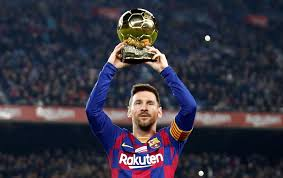
#> input picture Resim_aktarma/images.jpeg, 283 x 178 px, given in place of foto1.png, which was not available
$ python histogram.py
#> lines starting #> are read from the running program, lines starting #| are printed output that depends on the picture; pictures that were not available may be replaced by others from this repository, and a replacement may not be noted
import cv2
import numpy as np
import matplotlib.pyplot as plt

# resmi içe aktarma
img = cv2.imread(r"C:\Users\MUSA\Desktop\OpenCV\Histogram\foto1.png")
#> img is the input picture: shape (178, 283, 3); mean B, G, R 64.7, 51.2, 53.2
img_vis = cv2.cvtColor(img, cv2.COLOR_BGR2RGB)
plt.figure()
plt.imshow(img_vis)

print(img.shape)
#| (178, 283, 3)

img_hist = cv2.calcHist([img], channels = [0], mask = None, histSize = [256], ranges = [0,256])
#> img_hist = 256 values, max 1201 at index 50, min 4 at index 247, mean 196.8
print(img_hist.shape)
#| (256, 1)
plt.figure()
plt.plot(img_hist)

color = ("b","g","r")
plt.figure()
for i, c in enumerate(color):
    hist = cv2.calcHist([img], channels=[i], mask = None, histSize = [256], ranges = [0,256])
    plt.plot(hist, color = c)

#
golden_gate = cv2.imread(r"C:\Users\MUSA\Desktop\OpenCV\Histogram\goldengate.jpeg")
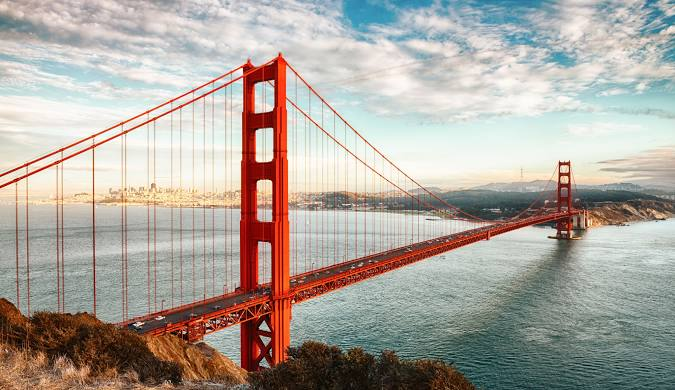
#> input picture Histogram/goldengate.jpeg, 675 x 390 px, found by its file name
#> golden_gate is the input picture: shape (390, 675, 3); mean B, G, R 157.7, 165.7, 172.9
golden_gate_vis = cv2.cvtColor(golden_gate, cv2.COLOR_BGR2RGB)
plt.figure()
plt.imshow(golden_gate_vis)

print(golden_gate.shape)
#| (390, 675, 3)

mask = np.zeros(golden_gate.shape[:2], np.uint8)
plt.figure()
plt.imshow(mask, cmap="gray")

mask[250:350, 100:200] = 255
plt.figure()
plt.imshow(mask, cmap="gray")

masked_img_vis = cv2.bitwise_and(golden_gate_vis, golden_gate_vis, mask=mask)
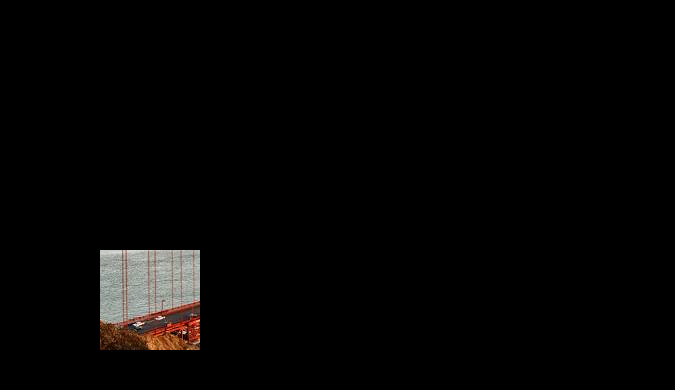
#> masked_img_vis: shape (390, 675, 3); mean R, G, B 5.5, 4.8, 4.3
plt.figure()
plt.imshow(masked_img_vis, cmap = "gray")

masked_img_vis = cv2.bitwise_and(golden_gate_vis, golden_gate_vis, mask=mask)
masked_img_hist = cv2.calcHist([golden_gate], channels = [1], mask = mask, histSize=[256], ranges=[0,256])
#> masked_img_hist = 256 values, max 189 at index 167, min 0 at index 219, mean 39.06
plt.figure()
plt.plot(masked_img_hist)

# histogram eşitleme
# karşıtlık arttırma
img2 = cv2.imread(r"C:\Users\MUSA\Desktop\OpenCV\Histogram\hist.jpg", 0)
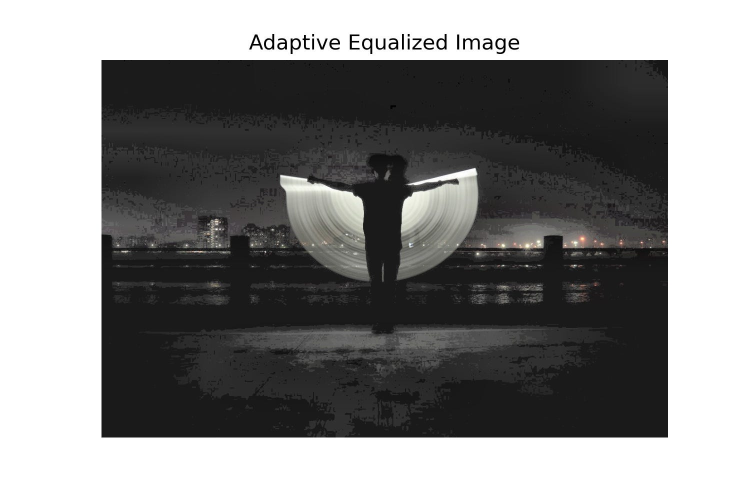
#> input picture Histogram/hist.jpg, 1500 x 1000 px, found by its file name (shown at 1/2 size)
#> img2: shape (1000, 1500); min 0, max 255, mean 134.9
plt.figure()
plt.imshow(img2, cmap="gray")

img2_hist = cv2.calcHist([img2], channels = [0], mask = None, histSize=[256], ranges=[0,256])
#> img2_hist = 256 values, max 631066 at index 255, min 81 at index 9, mean 5859.4
plt.figure()
plt.plot(img2_hist)

eq_hist = cv2.equalizeHist(img2)
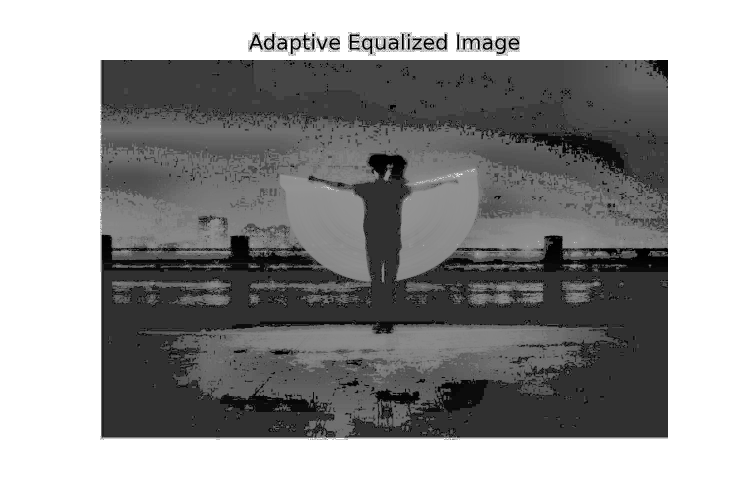
#> eq_hist: shape (1000, 1500) (shown at 1/2 size); min 0, max 255, mean 153.2
plt.figure()
plt.imshow(eq_hist, cmap="gray")

plt.show( )
#> figure, not shown here; curve peaks at x = 50, y = 1201
#> figure, not shown here; curve peaks at x = 50, y = 1201; curve peaks at x = 37, y = 1348; curve peaks at x = 8, y = 1119
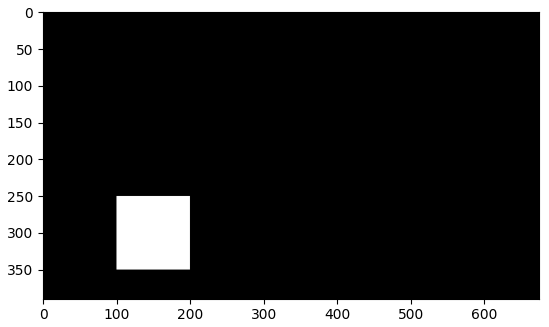
#> figure drawn by matplotlib, 1 panel
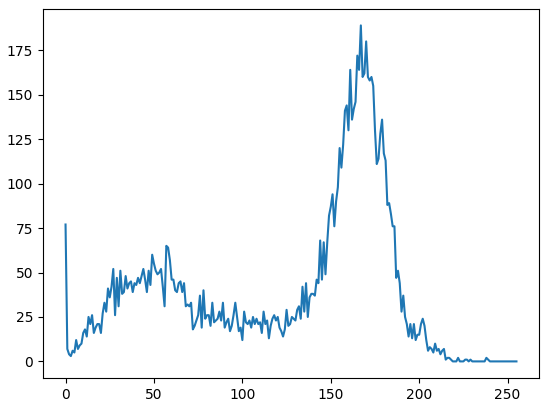
#> figure drawn by matplotlib, 1 panel; curve peaks at x = 167, y = 189
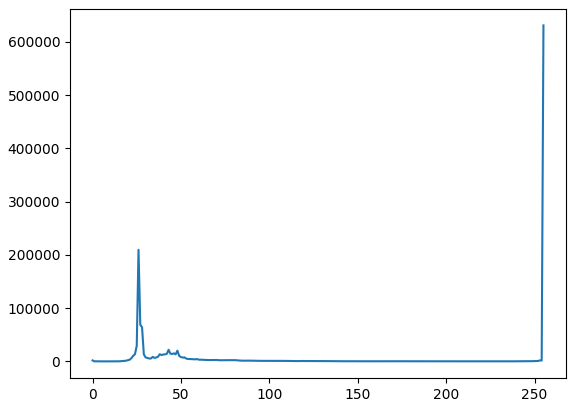
#> figure drawn by matplotlib, 1 panel; curve peaks at x = 255, y = 631066
